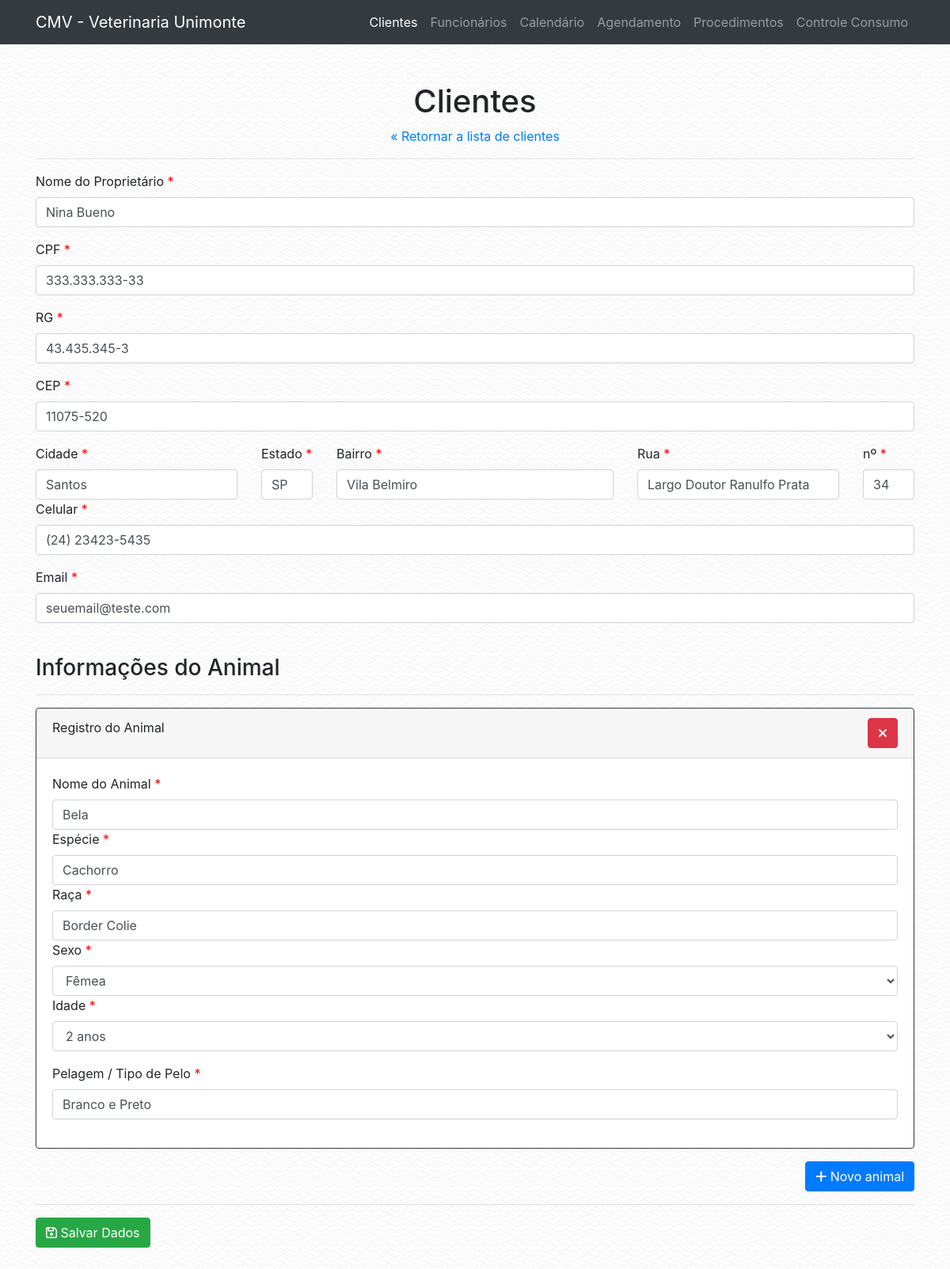
The app's page /cliente.php?f=edit&id=21 with its own data.
### tables this page shows
CREATE TABLE `tab_cliente` (
  `COD_CLIENTE` int(13) NOT NULL,
  `NOME_CLIENTE` varchar(200) NOT NULL,
  `CPF` varchar(30) NOT NULL,
  `RG` varchar(30) NOT NULL,
  `CEP` varchar(30) NOT NULL,
  `ENDERECO` varchar(100) NOT NULL,
  `BAIRRO` varchar(100) NOT NULL,
  `CIDADE` varchar(100) NOT NULL,
  `UF` varchar(50) NOT NULL,
  `TELEFONE` varchar(30) NOT NULL,
  `EMAIL` varchar(100) NOT NULL,
  `CADASTRO` timestamp NOT NULL DEFAULT CURRENT_TIMESTAMP
);

### conf/database.php (called while the page is built)
<?php
$conf = array(
        "server" => "localhost",
        "db_name" => "bd_veterinaria",
        "db_user" => "root",
        "db_password" => "root"
);
?>

### classes/dbconnect.php (called while the page is built, shortened)
<?php
class DbConnect {
    public function __construct() {
        $this->tbl_cliente = "tab_cliente";
        if (file_exists('./conf/database.php')) {
            require './conf/database.php';
        } else {
            require '../conf/database.php';
        }
        $host = $conf['server'];
        $db_name = $conf['db_name'];
        $username = $conf['db_user'];
        $password = $conf['db_password'];
        try {
            $this->conn = new \PDO('mysql:host='.$host.';dbname='.$db_name.';charset=utf8', $username, $password);
        } catch (\PDOException $e) {
            die($e->getMessage());
        }
    }
}

### classes/cliente.php (called while the page is built, shortened)
<?php
class Cliente extends DbConnect{
    public static function obter_cliente(int $cliente_cod): array {
        $db = new DbConnect;
        $tbl_cliente = $db->tbl_cliente;
        try {
            $stmt = $db->conn->prepare("SELECT * FROM $tbl_cliente WHERE COD_CLIENTE = :cliente_cod LIMIT 1");
            $stmt->bindParam(":cliente_cod", $cliente_cod, \PDO::PARAM_INT);
            $stmt->execute();
            $result = $stmt->fetch(\PDO::FETCH_ASSOC);
            $result['status'] = true;
        } catch (\PDOExcepton $e) {
            $result['status'] = false;
            $result['message'] = "Error: " . $e->getMessage();
        }
        return $result;
    }
}

### cliente.php (the view, shortened to what this page needs)
<?php
$app = new VeterinariaUnimonte\App;
?>
<!DOCTYPE html>
<html lang="en">
  <head>
    <?php
    require 'includes/global.php';
    ?>
  </head>
  <body>
    <?php
    require 'includes/header.php';
    ?>
    <div class="container">
      <div class="row">
        <div class="col-lg-12">
            <br>
            <br>
            <h1 class="text-center">Clientes</h1>
            <?php
            if (isset($_GET['f'])) {
              echo '<div class="text-center"><a href="cliente.php">&laquo; Retornar a lista de clientes</a></div>';
            }
            ?>
            <hr>
            <?php
if (!isset($_GET['f'])) {
    echo '<div class="text-center"><a href="?f=cadastrar" class="btn btn-dark">Cadastro novo Cliente</a></div>';
    echo '
    <table id="clientes" class="table table-striped table-bordered" style="width:100%">
        <thead>
            <tr>
                <th>Cadastrado em</th>
                <th>Nome</th>
                <th>CPF</th>
                <th>Telefone</th>
                <th>Pets</th>
                <th>Ações</th>
            </tr>
        </thead>
        <tbody>
            ';
            $clientes_data = VeterinariaUnimonte\Cliente::obter_clientes();
            foreach ($clientes_data as $cliente) {
            if (isset($cliente['COD_CLIENTE'])) {
            echo '<tr>
                <td>'.$cliente['CADASTRO'].'</td>
                <td>'.$cliente['NOME_CLIENTE'].'</td>
                <td>'.$cliente['CPF'].'</td>
                <td>'.$cliente['TELEFONE'].'</td>
                <td>'.VeterinariaUnimonte\Animal::total_de_animais($cliente['COD_CLIENTE']).'</td>
                <td><a class="btn btn-primary btn-sm" href="?f=edit&id='.$cliente['COD_CLIENTE'].'"><i class="fa fa-pencil-square-o" aria-hidden="true"></i> Editar</a> <a class="btn btn-danger btn-sm" href="?f=remove&id='.$cliente['COD_CLIENTE'].'"><i class="fa fa-times" aria-hidden="true"></i> Deletar</a></td>
            </tr>';
            }
          }
    echo '</tbody>
        <tfoot>
            <tr>
                <th>Cadastrado em</th>
                <th>Nome</th>
                <th>CPF</th>
                <th>Telefone</th>
                <th>Pets</th>
                <th>Ações</th>
            </tr>
        </tfoot>
    </table>
    <br><br>
    <link rel="stylesheet" href="'.$app->url.'/vendor/datatables/datatables/media/css/dataTables.bootstrap4.min.css">
          <script src="'.$app->url.'/vendor/datatables/datatables/media/js/jquery.dataTables.min.js"></script>
          <script src="'.$app->url.'/vendor/datatables/datatables/media/js/dataTables.bootstrap4.min.js"></script>
          <script>$(document).ready(function() {
            $("#clientes").DataTable({
              "language": {
                "sEmptyTable":   "Nenhum registro encontrado",
                "sProcessing":   "A processar...",
                "sLengthMenu":   "Mostrar _MENU_ registos",
                "sZeroRecords":  "Não foram encontrados resultados",
                "sInfo":         "Mostrando de _START_ até _END_ de _TOTAL_ registos",
                "sInfoEmpty":    "Mostrando de 0 até 0 de 0 registos",
                "sInfoFiltered": "(filtrado de _MAX_ registos no total)",
                "sInfoPostFix":  "",
                "sSearch":       "Procurar:",
                "sUrl":          "",
                "oPaginate": {
                    "sFirst":    "Primeiro",
                    "sPrevious": "Anterior",
                    "sNext":     "Seguinte",
                    "sLast":     "Último"
                },
                "oAria": {
                    "sSortAscending":  ": Ordenar colunas de forma ascendente",
                    "sSortDescending": ": Ordenar colunas de forma descendente"
                }
              }
          });
        } );</script>';
  } else if ($_GET['f'] == "edit" and isset($_GET['id'])) {
    $cliente_data = VeterinariaUnimonte\Cliente::obter_cliente($_GET['id']);
    if (isset($cliente_data['COD_CLIENTE'])) {
      if (isset($_POST['NOME_CLIENTE'])) {
        $dados_cliente = array();
        $dados_animais = array();
        foreach ($_POST as $key => $value) {
            if (!is_array($value)) {
                $dados_cliente[$key] = $value;
            } else {
                $x = 0;
                foreach ($value as $value2) {
                    $dados_animais[$x][$key] = $value2;
                }
                $x++;
            }
        }
        $cliente = VeterinariaUnimonte\Cliente::alterar_cliente($cliente_data['COD_CLIENTE'], $dados_cliente);
        if ($cliente['status'] == true) {
            echo '<div class="alert alert-success" role="alert"><i class="fa fa-check"></i> ' . $cliente['message'] . '</div>';
            foreach ($dados_animais as $animal_info) {
                VeterinariaUnimonte\Animal::deletar_animal_cliente($cliente_data['COD_CLIENTE']);
                $animal = VeterinariaUnimonte\Animal::adicionar_animal($cliente_data['COD_CLIENTE'], $animal_info);
                echo '<div class="alert alert-success" role="alert"><i class="fa fa-check"></i> Animais alterados com sucesso</div>';
            }
        } else {
            echo '<div class="alert alert-danger" role="alert"><i class="fa fa-times"></i> <strong>Error!</strong> ' . $cliente['message'] . '</div>';
        }
    } else {
      ?>
      <form method="POST" action="cliente.php?f=edit&id=<?php echo $_GET['id']; ?>">
            <div class="form-group">
              <label for="nome">Nome do Proprietário <span style="color: red;">*</span></label>
              <input type="text" class="form-control" id="NOME_CLIENTE" name="NOME_CLIENTE" placeholder="Ex: Fulano da Silva" value="<?php echo $cliente_data['NOME_CLIENTE']; ?>">
            </div>
            <div class="form-group">
              <label for="cpf">CPF <span style="color: red;">*</span></label>
              <input type="text" class="form-control" id="CPF" name="CPF" placeholder="Ex: 999.999.999-99" data-inputmask="'mask': '999.999.999-99'" value="<?php echo $cliente_data['CPF']; ?>">
            </div>
            <div class="form-group">
              <label for="rg">RG <span style="color: red;">*</span></label>
              <input type="text" class="form-control" id="RG" name="RG" placeholder="Ex: 99.999.999-9" data-inputmask="'mask': '99.999.999-9'" value="<?php echo $cliente_data['RG']; ?>">
            </div>
            <div class="form-group">
              <label for="CEP">CEP <span style="color: red;">*</span></label>
              <input type="text" class="form-control" id="CEP" name="CEP" placeholder="Ex: 99.999.999-9" data-inputmask="'mask': '99999-999'" value="<?php echo $cliente_data['CEP']; ?>">
            </div>
            <div class="form-group">
              <div class="row">
                <div class="col-lg-3">
                  <label for="cidade">Cidade <span style="color: red;">*</span></label>
                  <input type="text" class="form-control" id="CIDADE" name="CIDADE" value="<?php echo $cliente_data['CIDADE']; ?>">
                </div>
                <div class="col-lg-1">
                  <label for="estado">Estado <span style="color: red;">*</span></label>
                  <input type="text" class="form-control" id="UF" name="UF" value="<?php echo $cliente_data['UF']; ?>">
                </div>
                <div class="col-lg-4">
                  <label for="bairro">Bairro <span style="color: red;">*</span></label>
                  <input type="text" class="form-control" id="BAIRRO" name="BAIRRO" value="<?php echo $cliente_data['BAIRRO']; ?>">
                </div>
                <?php
                $split_endereco = preg_split("/\s+(?=\S*+$)/",$cliente_data['ENDERECO']);
                ?>
                <div class="col-lg-3">
                  <label for="endereco">Rua <span style="color: red;">*</span></label>
                  <input type="text" class="form-control" id="RUA" name="RUA" value="<?php echo $split_endereco[0]; ?>">
                </div>
                <div class="col-lg-1">
                  <label for="numero">nº <span style="color: red;">*</span></label>
                  <input type="text" class="form-control" id="NUMERO" name="NUMERO" value="<?php echo $split_endereco[1]; ?>">
                </div>
              </div>
              <div class="form-group">
                <label for="TELEFONE">Celular <span style="color: red;">*</span></label>
                <input type="text" class="form-control" id="TELEFONE" name="TELEFONE" placeholder="Ex: (13) 99999-9999" data-inputmask="'mask': '(99) 99999-9999'" value="<?php echo $cliente_data['TELEFONE']; ?>">
              </div>
              <div class="form-group">
                <label for="EMAIL">Email <span style="color: red;">*</span></label>
                <input type="email" class="form-control" id="EMAIL" name="EMAIL" placeholder="Ex: seuemail@teste.com" value="<?php echo $cliente_data['EMAIL']; ?>">
              </div>
              <br>
              <h3>Informações do Animal</h3>
              <hr>
              <div id="animais"></div>
              <div class="text-right">
                <a class="btn btn-primary" onclick="addAnimal();" style="pointer: cursor; color: white;"><i class="fa fa-plus" aria-hidden="true"></i> Novo animal</a>
              </div>
            </div>
            <hr>
            <div class="text-left">
              <button type="submit" class="btn btn-large btn-success"><i class="fa fa-floppy-o" aria-hidden="true"></i> Salvar Dados</button>
            </div>
            </div>
            </div>
            <br><br>
    <?php
    }
    } else {
      echo '<div class="alert alert-danger" role="alert"><i class="fa fa-times"></i> Esse cliente não existe ou acabou de ser removido.</div>';
    }
}
?>
  </body>
</html>

### records on screen
tab_cliente: NOME_CLIENTE "Nina Bueno", CPF "333.333.333-33", RG "43.435.345-3", CEP "11075-520", CIDADE "Santos", UF "SP", BAIRRO "Vila Belmiro", RUA "Largo Doutor Ranulfo Prata", NUMERO "34", TELEFONE "(24) 23423-5435", EMAIL "seuemail@teste.com"

### other values on screen
$app->name "CMV - Veterinaria Unimonte"
